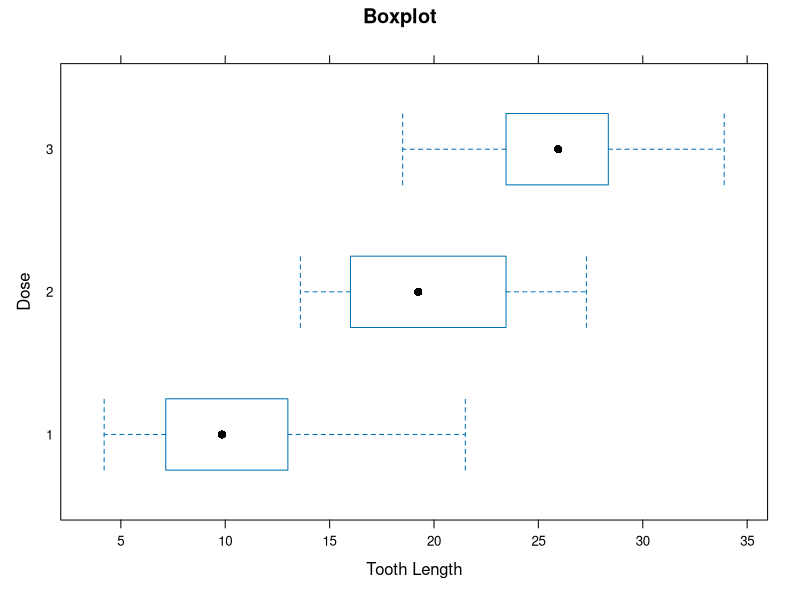
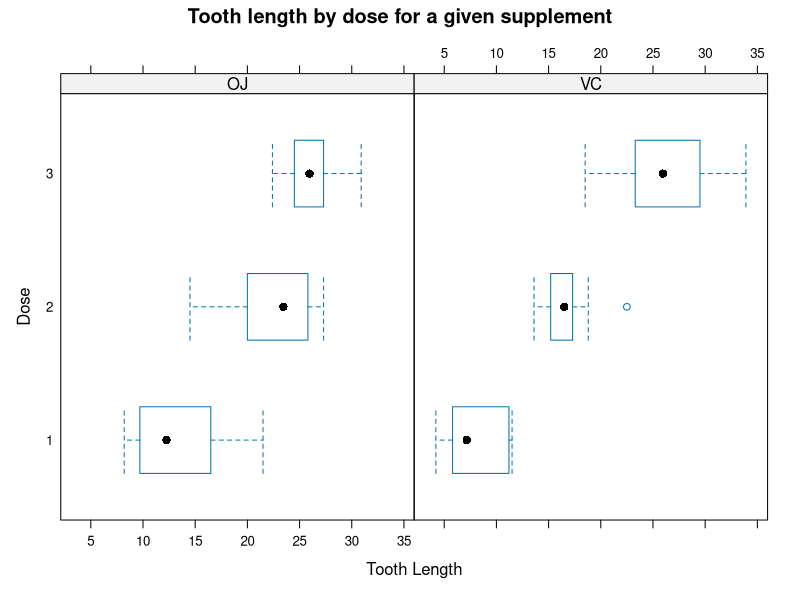
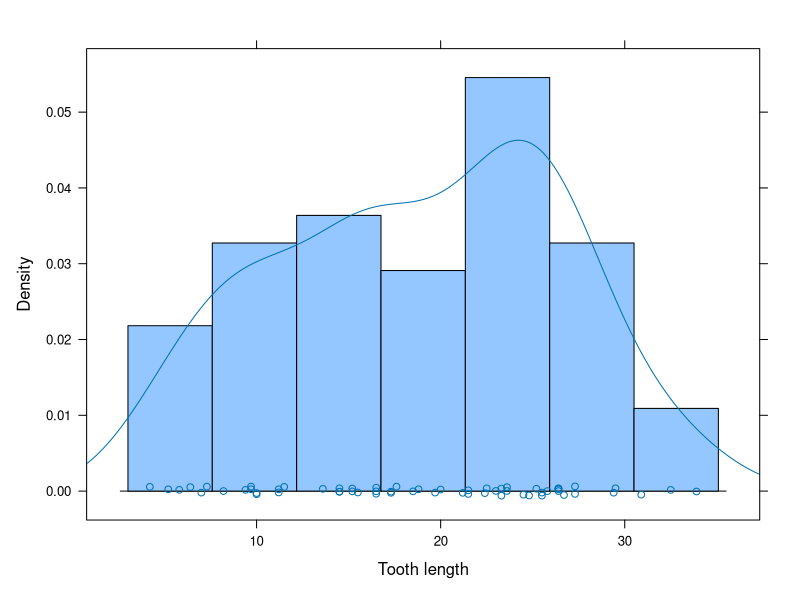
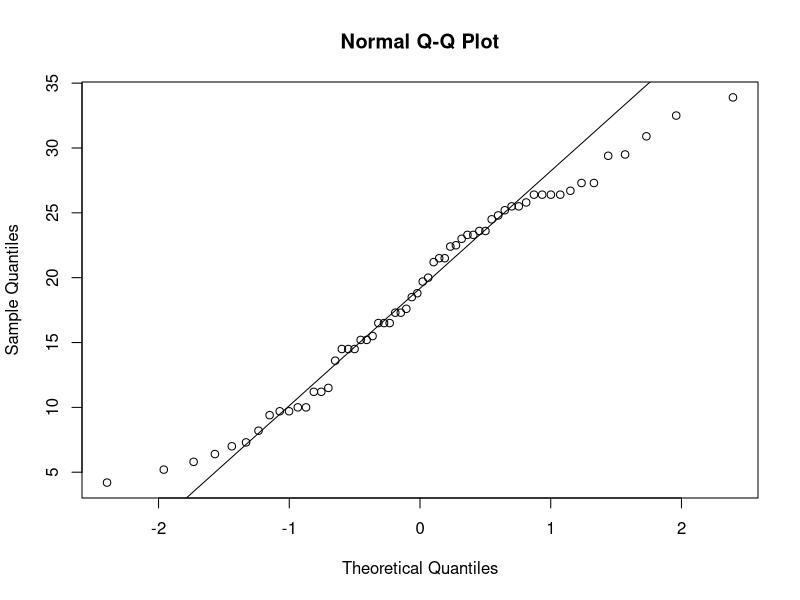

Here is the R script that generated these plots, in order: (Note: this script raises an error after producing the figures.)
## ---- chunk 1
#Load ToothGrowth data and any relevant packages
data <- ToothGrowth
attach(data)
library(lattice)
library (latticeExtra)
## ---- chunk 2
#Exploratory analysis
#Boxplots

bwplot(dose ~ len, xlab = "Tooth Length", ylab = "Dose", 
       main = "Boxplot")

bwplot(dose ~ len | supp, xlab = "Tooth Length", ylab = "Dose", 
       main = "Tooth length by dose for a given supplement")

#Histogram with density overlay
histogram(len, type = "density", xlab = "Tooth length") + densityplot(len)

qqnorm(len)
qqline(len, probs=c(0.25,0.75))

#We will assume a normal distribution for the purposes of this analysis.
## ---- chunk 3
#Data summary
#Quantiles
summary(data)

#Variance
datavarsupp <- c(var(len[supp == "OJ"]), var(len[supp == "VC"]))

datavardose <- c(var(len[dose == 0.5]), var(len[dose == 1.0]), var(len[dose == 2.0]))
datavarsupp
datavardose
## ---- chunk 4
#Hypothesis tests
#T-test comparing tooth lenth and supplement
tsupp <- t.test(len~supp, paired = FALSE, var.equal = FALSE, data = ToothGrowth)
tsupp

#T-test comparing tooth length under 0.5 and 1.0 doses
tdose.0.5.1 <- t.test(len[dose == 0.5], len[dose == 1.0], paired = FALSE,                                              var.equal = TRUE)
tdose.0.5.1

#T-test comparing tooth length under 0.5 and 2.0 doses
tdose.0.5.2 <- t.test(len[dose == 0.5], len[dose == 2.0], paired = FALSE, 
                      var.equal = FALSE)
tdose.0.5.2 

#T-test comparing tooth length under 1.0 and 2.0 doses
tdose.1.2 <- t.test(len[dose == 1.0], len[dose == 2.0], paired = FALSE, 
                      var.equal = FALSE)
tdose.1.2
